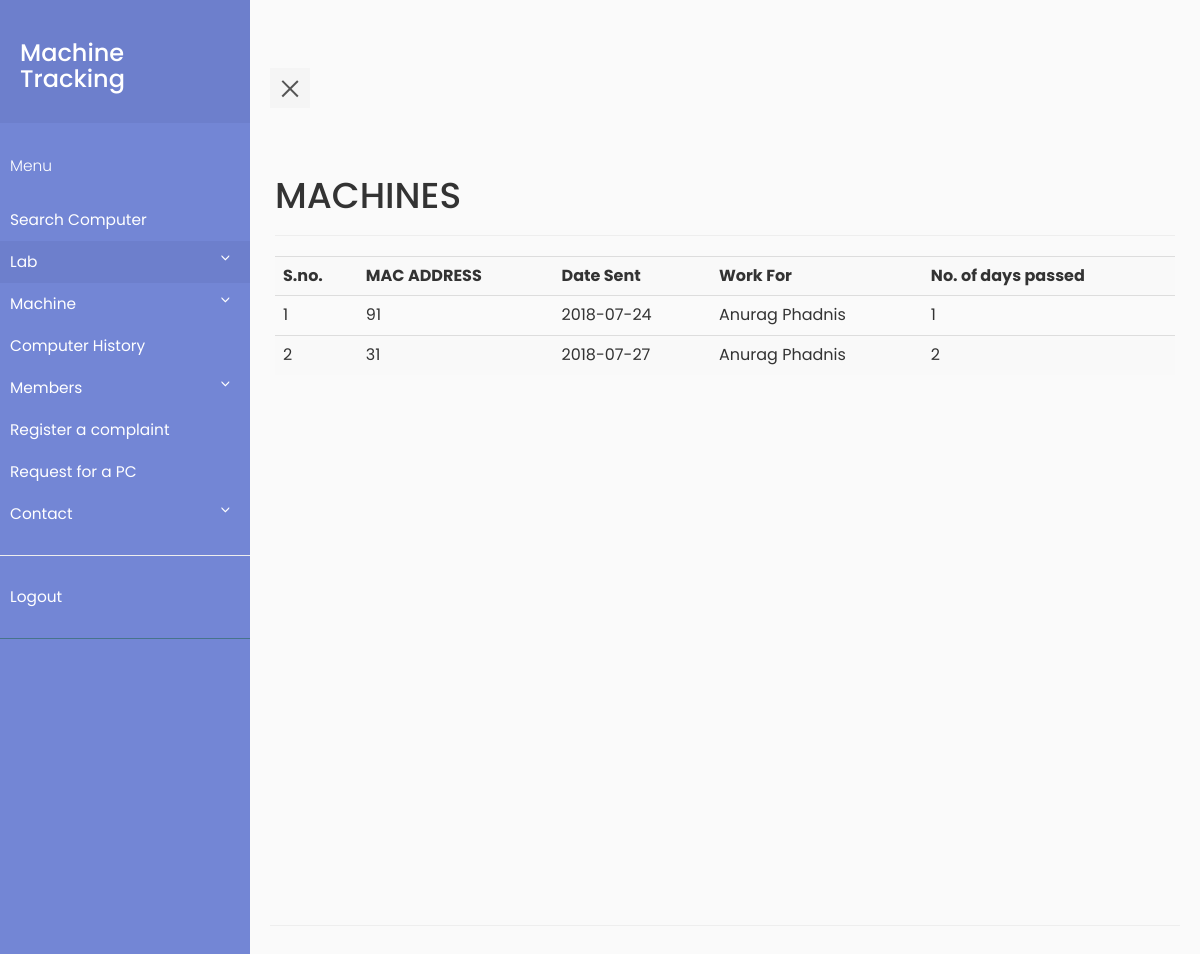
Screenshot of /MachineTracking/viewonrepairpc.php (signed in) with the database file from the repository.
### tables this page shows
CREATE TABLE `machine` (
  `machine_id` int(11) NOT NULL,
  `MAC_ADDR` varchar(30) DEFAULT NULL,
  `processor` int(11) NOT NULL,
  `ram` int(11) NOT NULL,
  `memory` int(11) NOT NULL,
  `DOP` date DEFAULT NULL,
  `price` int(11) DEFAULT NULL,
  `state` varchar(10) DEFAULT NULL,
  `os` varchar(30) DEFAULT NULL,
  `monitor` int(11) NOT NULL,
  `keyboard` int(11) NOT NULL,
  `mouse` int(11) NOT NULL,
  `grn` int(11) NOT NULL
);

CREATE TABLE `repair_history` (
  `repair_history_id` int(11) NOT NULL,
  `machine_id` int(11) DEFAULT NULL,
  `initial_date` date DEFAULT NULL,
  `final_date` date DEFAULT NULL,
  `fault` varchar(500) DEFAULT NULL,
  `cost` int(11) DEFAULT NULL
);

CREATE TABLE `member` (
  `member_id` int(11) NOT NULL,
  `id` varchar(30) DEFAULT NULL,
  `first_name` varchar(30) DEFAULT NULL,
  `last_name` varchar(30) DEFAULT NULL,
  `email` varchar(50) DEFAULT NULL,
  `pass_word` varchar(512) DEFAULT NULL,
  `role` int(5) DEFAULT NULL,
  `contact_no` int(13) DEFAULT NULL
);

### MachineTracking/viewonrepairpc.php (the view, shortened to what this page needs)
<?php
    require_once "pdo.php";
?>
<html>
<head>
    <link rel="stylesheet" type="text/css" href="https://maxcdn.bootstrapcdn.com/bootstrap/3.3.7/css/bootstrap.min.css" >
    <link rel="stylesheet" type="text/css" href="style5.css">
</head>
<body>
            <div class="wrapper">
     <?php include "navbar.php" ;?>
         <div class="container-fluid row" id="content">
    <div class="page-header">
    <h1>MACHINES</h1>
    </div>
    <?php
        $stmtcnt = $pdo->query("SELECT COUNT(*) FROM repair_history WHERE final_date='0000-00-00'");
        $row = $stmtcnt->fetch(PDO::FETCH_ASSOC);
        if($row['COUNT(*)']!=='0')
        {
            $i=1;
            $stmtread = $pdo->query("SELECT * FROM repair_history where final_date = '0000-00-00' ");
            echo ("<table class=\"table table-striped\">
                <tr> <th>S.no.</th><th>MAC ADDRESS</th><th>Date Sent</th><th>Work For</th><th>No. of days passed</th></tr>");
            while ( $row = $stmtread->fetch(PDO::FETCH_ASSOC) )
            {
                $mid=$row['machine_id'];
                $read2= $pdo -> query("SELECT * FROM machine where machine_id='$mid'");
                $read3= $pdo -> query("SELECT * FROM complaint_book where machine_id='$mid' AND remarks IS NULL");
                $row3 = $read3->fetch(PDO::FETCH_ASSOC);
                $memid = $row3['work_for'];
                $read4= $pdo -> query("SELECT * FROM member where member_id='$memid'");
                $row4 = $read4->fetch(PDO::FETCH_ASSOC);
                while($row2 = $read2->fetch(PDO::FETCH_ASSOC))
                {
                    echo ("<tr>");
                    echo ("<td>");
                    echo($i);
                    echo("</td>");
                    echo ("<td>");
                    echo(htmlentities($row2['MAC_ADDR']));
                    echo ("</td>");
                    echo ("<td>");
                    echo(htmlentities($row['initial_date']));
                    echo ("</td>");
                    echo ("<td>");
                    echo(htmlentities($row4['first_name']));
                    echo(htmlentities($row4['last_name']));
                    echo ("</td>");
                    echo ("<td>");
                    echo((abs(strtotime(date("Y-m-d")) - strtotime($row['initial_date'])))/(24*3600));
                    echo ("</td>");
                    $i++;
                }
            }
            echo('</table>');
        }
    ?>
    </div>
</body>
</html>

### MachineTracking/style5.css (style rules this page uses)
body { font-family: 'Poppins', sans-serif; background: #fafafa; }
.wrapper { display: flex; align-items: stretch; perspective: 1500px; }
#content { padding: 20px; min-height: 100vh; transition: all 0.3s; }

### rows the page displays
repair_history: initial_date "2018-07-24"
machine: MAC_ADDR "91"
member: first_name "Anurag", last_name "Phadnis"
repair_history: initial_date "2018-07-27"
machine: MAC_ADDR "31"
